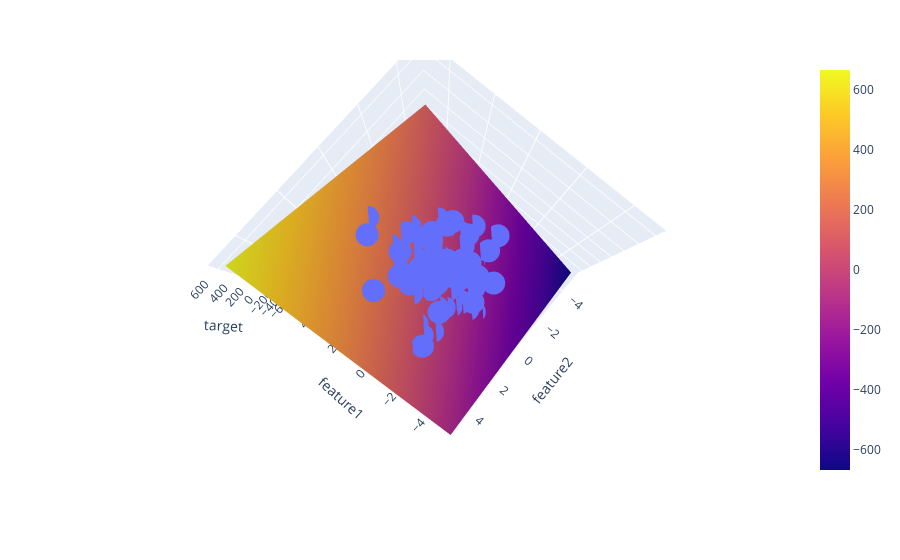

The notebook cell saved with this chart:
### Code cell
import numpy as np
import plotly.express as px
import plotly.graph_objects as go
# not done by me trying to visulize using chatgpt
# Assuming you have a dataframe 'df' with columns 'feature1', 'feature2', and 'target'

# Create a meshgrid
x = np.linspace(-5, 5, 10)
y = np.linspace(-5, 5, 10)
xGrid, yGrid = np.meshgrid(y, x)

# Stack the grids vertically to form the 'final' input for prediction
final = np.vstack((xGrid.ravel().reshape(1, 100), yGrid.ravel().reshape(1, 100))).T

# Assuming 'model' is your trained model
z_final = model.predict(final).reshape(10, 10)

# Use the calculated z values for the surface plot
z = z_final

# Create a 3D scatter plot
fig = px.scatter_3d(df, x='feature1', y='feature2', z='target')

# Add a 3D surface plot
fig.add_trace(go.Surface(x=x, y=y, z=z))

# Show the plot
fig.show()
